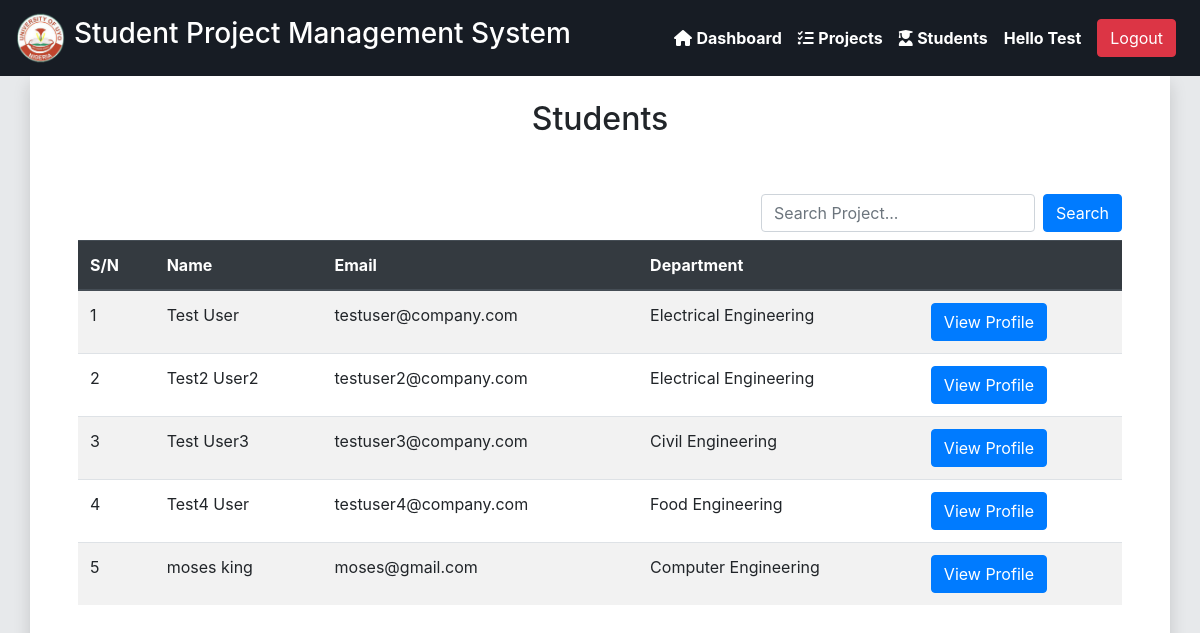
The app's page /student-list/ (signed in) with its own data.
### spa/models.py (models this page shows, shortened)
class Student(models.Model):
	DEPARTMENTS = (
		('Agricultural Engineering', 'Agricultural Engineering'),
		('Electrical Engineering', 'Electrical Engineering'),
		('Computer Engineering', 'Computer Engineering'),
		('Chemical Engineering', 'Chemical Engineering'),
		('Petroleum Engineering', 'Petroleum Engineering'),
		('Mechanical Engineering', 'Mechanical Engineering'),
		('Food Engineering', 'Food Engineering'),
		('Civil Engineering', 'Civil Engineering'),
	)
	LEVEL = (
		('500 Level', '500 Level'),
		('Spill Over', 'Spill Over'),
	)
	user = models.OneToOneField(User, on_delete=models.CASCADE)
	reg_no = models.CharField(max_length=50)
	department = models.CharField(max_length=100, choices=DEPARTMENTS)
	level = models.CharField(max_length=50, choices=LEVEL, default='500 Level')
	project = models.ForeignKey(Project, on_delete=models.SET_NULL, null=True, blank=True)
	date_joined = models.DateTimeField(default=timezone.now)

### spa/views.py (the view)
class StudentListView(LoginRequiredMixin, generic.ListView):
	template_name = 'spa/student-list.html'
	def get_queryset(self, *args, **kwargs):
		search = self.request.GET.get('search') or ''
		queryset = Student.objects.filter(
			Q(user__first_name__icontains=search) |
			Q(user__last_name__icontains=search) |
			Q(user__email__icontains=search) |
			Q(reg_no__icontains=search)
		)
		return queryset

### spa/templates/spa/student-list.html (shortened to what this page needs)
{% extends 'base.html' %}
{% block content %}
	<h2 class="text-center mt-4">Students</h2>
	<div class="row">
		<div class="col-lg-12 p-3 p-lg-5">
			<div class="d-flex justify-content-end mb-2">
				<form class="form-inline">
					<input type="text" name="search" class="form-control" placeholder="Search Project...">
					<button type="submit" class="btn btn-primary ml-2 d-none d-md-inline">Search</button>
				</form>
			</div>
			<div class="table-responsive-md">
				<table class="table table-striped">
					<thead class="thead-dark">
						<tr>
							<th>S/N</th>
							<th>Name</th>
							<th>Email</th>
							<th>Department</th>
							<th></th>
						</tr>
					</thead>
					<tbody>
						{% for student in object_list %}
							<tr>
								<td>{{forloop.counter}}</td>
								<td>{{student.user.first_name}} {{student.user.last_name}}</td>
								<td>{{student.user.email}}</td>
								<td>{{student.department}}</td>
								<td>
									<a href="{% url 'student_dashboard' student.user.pk %}" class="btn btn-primary" style="white-space: nowrap;">View Profile</a>
								</td>
							</tr>
						{% endfor %}
					</tbody>
				</table>
			</div>
		</div>
	</div>
{% endblock content %}

### spa/templates/nav.html (shortened to what this page needs)
{% load static %}
<nav class="navbar navbar-expand-lg navbar-dark background-1 text-white">
	<a href="{% if request.user.is_authenticated %}{% if request.user.is_staff %}{% url 'admin_dashboard' %}{% else %}{% url 'student_dashboard' request.user.pk %}{% endif %}{% endif %}" class="navbar-brand">
		<div class="d-flex align-items-center">
			<img src="{% static 'images/uniuyo-logo.png' %}" width="50" height="50">
			<h3 class="ml-2 d-none d-xl-block">Student Project Management System</h3>
		</div>
	</a>
	<div id="collapsibleNavbar" class="collapse navbar-collapse">
		<ul class="navbar-nav ml-lg-auto d-flex align-items-lg-center">
			{% if request.user.is_authenticated %}
				<li class="nav-item">
					<a href="{% if request.user.is_staff %}{% url 'admin_dashboard' %}{% else %}{% url 'student_dashboard' request.user.pk %}{% endif %}" class="nav-link text-white">
						<i class="fa-solid fa-house"></i>
						<span class="font-weight-bold">Dashboard</span>
					</a>
				</li>
				<li class="nav-item">
					<a href="{% url 'project_list' %}" class="nav-link text-white">
						<i class="fa-solid fa-list-check"></i>
						<span class="font-weight-bold">Projects</span>
					</a>
				</li>
				<li class="nav-item">
					<a href="{% url 'student_list' %}" class="nav-link text-white">
						<i class="fa-solid fa-user-graduate"></i>
						<span class="font-weight-bold">Students</span>
					</a>
				</li>
				<li class="nav-item">
					<a href="javascript:void" class="nav-link text-white font-weight-bold">Hello
					{% if request.user.first_name %}
						{{request.user.first_name}}
					{% else %}
						{{request.user.username}}
					{% endif %}
					</a>
				</li>
				<li class="nav-item">
					<a href="{% url 'account_logout' %}" class="nav-link">
						<button class="btn btn-danger">Logout</button>
					</a>
				</li>
			{% endif %}
		</ul>
	</div>
</nav>

### static/styles.css (style rules this page uses)
.background-1 { background: #171c24 !important; }
.background-2 { background: #E7E9EB !important; }
img { object-fit: cover; }

### records on screen
Student: user.first_name "Test", user.last_name "User", user.email "testuser@company.com", department "Electrical Engineering"
Student: user.first_name "Test2", user.last_name "User2", user.email "testuser2@company.com", department "Electrical Engineering"
Student: user.first_name "Test", user.last_name "User3", user.email "testuser3@company.com", department "Civil Engineering"
Student: user.first_name "Test4", user.last_name "User", user.email "testuser4@company.com", department "Food Engineering"
Student: user.first_name "moses", user.last_name "king", user.email "moses@gmail.com", department "Computer Engineering"

### other values on screen
{{ request.user.first_name }} "Test"
